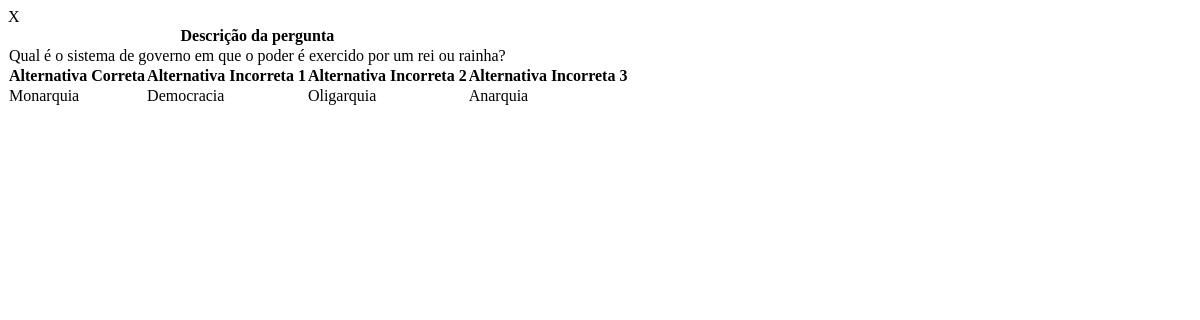
Page /sistema/popUpAlternativas.php?codigo=2 on the earlier database version.
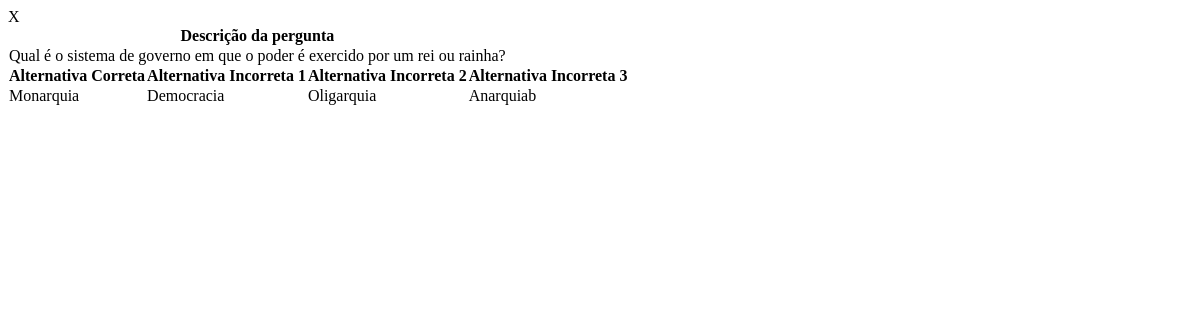
Same page on the later database version.
### tables this page shows
CREATE TABLE pergunta(
    id_pergunta INTEGER PRIMARY KEY AUTOINCREMENT,
    desc_pergunta VARCHAR(200),
    id_tema_pergunta INTEGER,
    id_alternativa_pergunta INTEGER
);

CREATE TABLE alternativa (
    id_alternativa INTEGER PRIMARY KEY AUTOINCREMENT,
    correta_alternativa VARCHAR(100),
    errada_alternativa1 VARCHAR(100),
    errada_alternativa2 VARCHAR(100),
    errada_alternativa3 VARCHAR(100)
);

### sistema/popUpAlternativas.php (the view)
<!DOCTYPE html>
<html>
<head>
</head>
<body>
    <?php
    $codigoPergunta = $_GET['codigo'];
    include "connection.php";
    $sqlAlternativas = "SELECT desc_pergunta, correta_alternativa, errada_alternativa1, errada_alternativa2, errada_alternativa3
    FROM pergunta
    INNER JOIN alternativa ON pergunta.id_pergunta = alternativa.id_alternativa
    WHERE id_pergunta = $codigoPergunta";
    $resSqlAlternativas = $db->query($sqlAlternativas);
    $dadosAlternativa = $resSqlAlternativas->fetchArray();
    echo "<div class='topo-popup'>
            <a id='fechar-popup' onclick='fecharPopup()'>X</a>
        </div>
        ";
    echo "<div class='tabela-titulo'>
            <table cellspacing='0'>
                <thead>
                    <tr>
                        <th>Descrição da pergunta</th>
                    </tr>
                </thead>
                <tbody>
                    <tr>
                        <td>$dadosAlternativa[0]</td>
                    </tr>
                </tbody>
            </table>
        </div>";
        echo "<div class='tabela-alternativas'>
                <table cellspacing='0'>
                    <thead>
                        <tr>
                            <th>Alternativa Correta</th><th>Alternativa Incorreta 1</th><th>Alternativa Incorreta 2</th>
                            <th>Alternativa Incorreta 3</th>
                        </tr>
                    </thead>
                    <tbody>";
                    echo "<tr>";
                        echo "<td>$dadosAlternativa[1]</td>";
                        echo "<td>$dadosAlternativa[2]</td>";
                        echo "<td>$dadosAlternativa[3]</td>";
                        echo "<td>$dadosAlternativa[4]</td>";
                    echo "</tr>";
            echo " </tbody>
            </table>
            </div>";
    ?>
</body>
</html>

Differences in the rows shown:
changed through a linked row, pergunta "Qual é o sistema de governo em que o poder é exercido por um rei ou rainha?": alternativa.errada_alternativa3 "Anarquia" → "Anarquiab"
